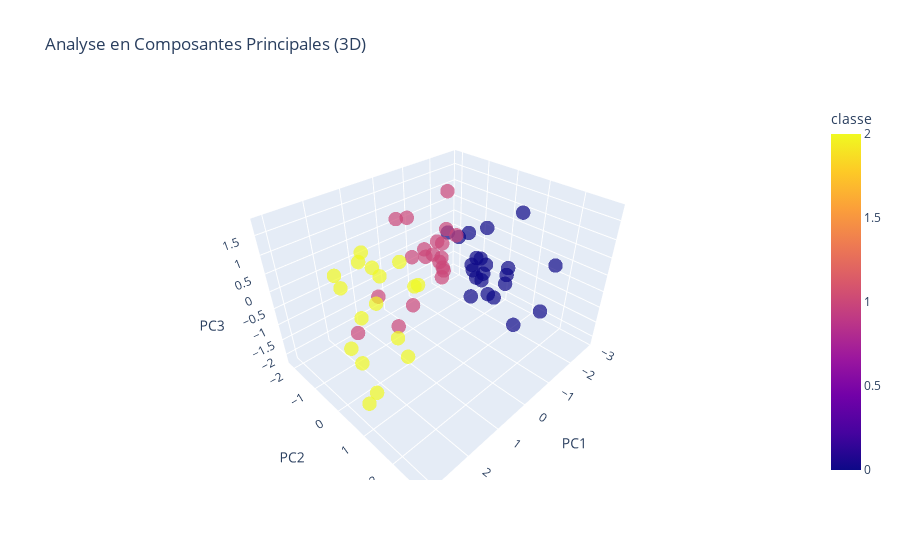

The cell this chart's notebook holds for it:
### Markdown cell above
## a)
Avec la matrice de corrélation (heatmap) on remarque qu'il y a une forte corrélation entre "attribut1" et "attribut3" (corrélation de -0.89) et entre "attribut1" et "attribut4" (corrélation de -0.62) et entre "attribut2", "attribut3" et "attribut4" on a quand même une certaine corrélation (-0.24, -0.26 et -0.37) ce qui montre que globalement les attribtus sont corrélés et c'est un bon indicateur pour savoir si l'utilisation de l'ACP est judicieuse. Le pairplots vient confirmer ces résultats avec des nuages de points très allongé pour les attrébuts les plus corrélés. 

De plus, la présence de corrélation signifie que les variables ne sont pas indépendantes et qu'elles portent une part importante de redondance informationnelle (important pour la suite et la calcul de distance ou l'execution du KNN).

Il est donc bien d'appliquer ici l'ACP. Ainsi en projetant les données sur de nouveaux axes orthogonaux, l'ACP permet d'éliminer les corrélations entre variables et de concentrer l'essentiel de la variance sur un nombre réduit de dimensions (et faire baisser la dimension et par conséquent la puissance de calcul nécessaire aux algorithmes dans la partie 3).

Les relations de corrélation ne sont pas identiques pour les trois classes. Les graphes qui suivent montre que chaque classe possède sa propre structure de covariance (orientation et étalement du nuage de points). On remarque aussi sur le pairplot que les classes se superposent pour les attributs 1 et 4 (graphiques sur la diagonale) ce qui montre qu'une simple mesure de distance telle que la distance Euclidienne ne permettra pas de différencier un élément de la classe 0 de la classe 1 ni de la classe 2 (on suppose que c'est dnas ces cas la que la distnace de mahalanobis sera la plus judicieuse).

### Code cell
data_crop = data[['attribut1', 'attribut2', 'attribut3', 'attribut4']].values

data_crop_scaled = StandardScaler().fit_transform(data_crop)
# data_crop_scaled =  data_crop

pca_2 = PCA(n_components=2)
pca_2 = pca_2.fit_transform(data_crop_scaled)
df_pca_2 = pd.DataFrame(data=pca_2, columns=['PC1', 'PC2'])
df_pca_2['classe'] = data['classe']

pca_3 = PCA(n_components=3)
pca_3 = pca_3.fit_transform(data_crop_scaled)
df_pca_3 = pd.DataFrame(data=pca_3, columns=['PC1', 'PC2', 'PC3'])
df_pca_3['classe'] = data['classe']

sns.scatterplot(x='PC1', y='PC2', data=df_pca_2, hue='classe')
plt.title('Analyse en Composantes Principales (2D)')
plt.xlabel('Composante Principale 1')
plt.ylabel('Composante Principale 2')
plt.grid(True)
plt.show()

fig = px.scatter_3d(df_pca_3, x='PC1', y='PC2', z='PC3', color='classe', title='Analyse en Composantes Principales (3D)', opacity=0.7)
fig.update_traces(marker=dict(size=5))
fig.show()

### Figure 1 — Plotly figure (JSON) as saved in the notebook; plotly's stock layout.template omitted (floating-point values rounded to 4 significant figures)
{"data": [{"hovertemplate": "PC1=%{x}<br>PC2=%{y}<br>PC3=%{z}<br>classe=%{marker.color}<extra></extra>", "legendgroup": "", "marker": {"color": [0, 0, 0, 0, 0, 0, 0, 0, 0, 0, 0, 0, 0, 0, 0, 0, 0, 0, 0, 0, 0, 0, 1, 1, 1, 1, 1, 1, 1, 1, 1, 1, 1, 1, 1, 1, 1, 1, 1, 1, 1, 1, 2, 2, 2, 2, 2, 2, 2, 2, 2, 2, 2, 2, 2, 2, 2, 2, 2], "coloraxis": "coloraxis", "opacity": 0.7, "size": 5, "symbol": "circle"}, "mode": "markers", "name": "", "scene": "scene", "showlegend": false, "type": "scatter3d", "x": [-0.6989, -1.472, -2.661, -2.833, -1.278, -0.827, -2.233, -0.6398, -0.3112, -0.0286, -0.9249, -0.9355, -1.306, -2.056, -2.838, -1.156, -0.8321, -0.05184, -1.115, -1.415, -2.5, -2.046, 0.1351, -0.9397, -0.6482, 0.8516, 0.2555, 0.0004256, -0.4352, 2.176, 1.642, 0.5367, -1.789, -0.3885, 0.1517, -1.056, 0.108, -0.3808, 0.3333, -0.3617, -0.525, -0.6463, 1.453, 1.332, 1.743, 2.233, 2.221, 3.075, 2.584, 1.021, 0.7839, 1.18, 2.874, 2.143, 1.832, 1.256, 2.782, 1.83, 0.7985], "y": [2.802, 0.3555, 0.5344, 0.07319, 1.549, -0.04944, -0.7826, 1.668, 2.832, 1.253, 0.6818, 0.3651, 0.4142, 0.2505, 0.0447, 0.5751, -0.4412, 1.598, 0.02787, -0.09452, -0.6876, -0.4694, 0.378, -0.5654, -0.4389, -1.359, 0.4392, 0.099, -0.106, -0.4442, 0.441, 0.1571, -1.036, -0.2226, -0.7339, -0.8676, -0.2774, -1.494, -0.5646, -0.5081, -2.136, -0.641, -1.186, -1.211, -0.2039, 1.152, -0.1383, 1.094, -0.1568, -0.1639, 0.1815, 0.5104, 1.123, 1.331, -1.751, -0.9279, 0.5556, -1.537, -1.292], "z": [1.238, -0.1697, 0.9926, -1.26, -1.414, 0.754, -2.18, 0.6922, 0.2698, 0.5258, -0.2472, -0.09345, -0.3463, -1.602, -1.594, 1.117, 0.7298, 0.228, 0.789, -0.3461, -0.8693, -0.5626, 0.3914, 1.78, -0.2455, -0.9002, 0.2862, 0.4522, 1.1, -0.809, -0.3977, 1.045, 0.05569, 0.2662, 0.2923, 0.1512, 0.4794, 0.9341, -1.038, 0.2481, 0.6191, 0.4626, 0.5173, 0.7216, -0.04358, 0.05499, -0.1642, -1.298, -0.8588, 0.7819, 0.1973, 0.5104, -1.095, -0.4046, 0.03882, 0.3857, -0.6896, -0.2327, -0.2458]}], "layout": {"coloraxis": {"colorbar": {"title": {"text": "classe"}}, "colorscale": [[0, "#0d0887"], [0.1111, "#46039f"], [0.2222, "#7201a8"], [0.3333, "#9c179e"], [0.4444, "#bd3786"], [0.5556, "#d8576b"], [0.6667, "#ed7953"], [0.7778, "#fb9f3a"], [0.8889, "#fdca26"], [1, "#f0f921"]]}, "legend": {"tracegroupgap": 0}, "scene": {"domain": {"x": [0, 1], "y": [0, 1]}, "xaxis": {"title": {"text": "PC1"}}, "yaxis": {"title": {"text": "PC2"}}, "zaxis": {"title": {"text": "PC3"}}}, "title": {"text": "Analyse en Composantes Principales (3D)"}}}
